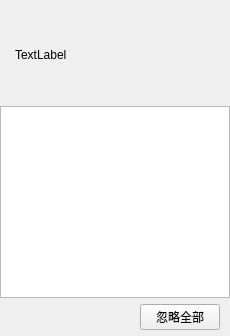
<?xml version="1.0" encoding="UTF-8"?>
<ui version="4.0">
 <class>TNUnReadMsgListW</class>
 <widget class="QWidget" name="TNUnReadMsgListW">
  <property name="geometry">
   <rect>
    <x>0</x>
    <y>0</y>
    <width>230</width>
    <height>336</height>
   </rect>
  </property>
  <property name="minimumSize">
   <size>
    <width>230</width>
    <height>0</height>
   </size>
  </property>
  <property name="maximumSize">
   <size>
    <width>230</width>
    <height>16777215</height>
   </size>
  </property>
  <property name="windowTitle">
   <string>TNUnReadMsgListW</string>
  </property>
  <layout class="QVBoxLayout" name="verticalLayout">
   <property name="spacing">
    <number>0</number>
   </property>
   <property name="leftMargin">
    <number>0</number>
   </property>
   <property name="topMargin">
    <number>0</number>
   </property>
   <property name="rightMargin">
    <number>0</number>
   </property>
   <property name="bottomMargin">
    <number>0</number>
   </property>
   <item>
    <layout class="QHBoxLayout" name="horizontalLayout_2">
     <item>
      <widget class="QLabel" name="unMsgLine">
       <property name="minimumSize">
        <size>
         <width>0</width>
         <height>4</height>
        </size>
       </property>
       <property name="maximumSize">
        <size>
         <width>16777215</width>
         <height>4</height>
        </size>
       </property>
       <property name="text">
        <string/>
       </property>
      </widget>
     </item>
    </layout>
   </item>
   <item>
    <layout class="QHBoxLayout" name="horizontalLayout_3">
     <item>
      <widget class="QLabel" name="unMsgListLabelTitle">
       <property name="text">
        <string>TextLabel</string>
       </property>
       <property name="alignment">
        <set>Qt::AlignLeading|Qt::AlignLeft|Qt::AlignVCenter</set>
       </property>
       <property name="indent">
        <number>15</number>
       </property>
      </widget>
     </item>
    </layout>
   </item>
   <item>
    <widget class="QListView" name="unReadListView">
     <property name="sizePolicy">
      <sizepolicy hsizetype="Preferred" vsizetype="Preferred">
       <horstretch>0</horstretch>
       <verstretch>0</verstretch>
      </sizepolicy>
     </property>
     <property name="minimumSize">
      <size>
       <width>230</width>
       <height>0</height>
      </size>
     </property>
     <property name="lineWidth">
      <number>0</number>
     </property>
    </widget>
   </item>
   <item>
    <layout class="QHBoxLayout" name="horizontalLayout">
     <property name="spacing">
      <number>0</number>
     </property>
     <property name="topMargin">
      <number>6</number>
     </property>
     <property name="rightMargin">
      <number>10</number>
     </property>
     <property name="bottomMargin">
      <number>6</number>
     </property>
     <item>
      <spacer name="horizontalSpacer">
       <property name="orientation">
        <enum>Qt::Horizontal</enum>
       </property>
       <property name="sizeHint" stdset="0">
        <size>
         <width>40</width>
         <height>20</height>
        </size>
       </property>
      </spacer>
     </item>
     <item>
      <widget class="QPushButton" name="unMsgListButton">
       <property name="text">
        <string>忽略全部</string>
       </property>
      </widget>
     </item>
    </layout>
   </item>
  </layout>
 </widget>
 <layoutdefault spacing="6" margin="11"/>
 <resources/>
 <connections/>
</ui>
